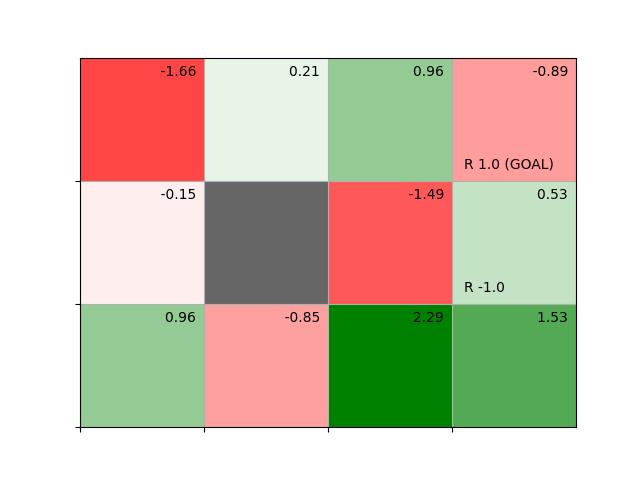

Generate this figure with Python:
if '__file__' in globals():
    import os, sys
    sys.path.append(os.path.join(os.path.dirname(__file__), '..'))
import numpy as np
from common.gridworld import GridWorld

env = GridWorld()
V = {}
for state in env.states():
    V[state] = np.random.randn()
env.render_v(V)

# added for remote figure
import matplotlib.pyplot as plt
plt.savefig("ch04/gridworld_play.jpg")